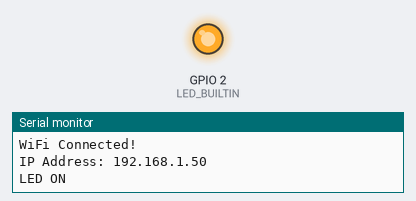
The sketch below on a simulated ESP32. On the bench: output pins drawn as LEDs (lit = HIGH), the last lines printed to the serial monitor. WiFi joins after 1.5 s; servers stay silent unless stated; uploads are accepted with an empty reply.

Above: at 3.0 s.
At 26.4 s:
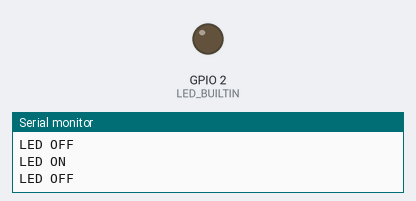
Timing chart, 0 to 30.6 s (numbered marks = the images above):
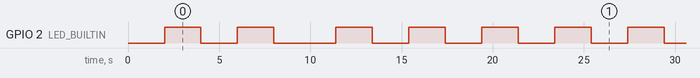

Measured:
- by itself, GPIO 2 (LED_BUILTIN): goes HIGH 2.0 s, LOW 2.0 s, HIGH 2.0 s, LOW 3.4 s, 29 × (HIGH 2.0 s, LOW 2.0 s), HIGH 2.0 s, then LOW
- by itself, everything shown: repeats every 44.0 s, in 22 steps

The sketch:

led.ino
```cpp
#include <WiFi.h>
#include <HTTPClient.h>
#include <ArduinoJson.h>

#define LED_BUILTIN 2 // Define manually for ESP32

// WiFi Configuration
const char *ssid = "temp_network";
const char *password = "12345678";

// Backend Configuration
const char *serverBase = "http://192.168.137.1:3001/api/devices";
const char *deviceKey = "device_eaffce0945934a84a3a506d17e23656b"; // Use device_key

unsigned long previousMillis = 0;
const long interval = 10000; // Send data every 10 seconds (reduced frequency)

unsigned long ledPreviousMillis = 0;
const long ledInterval = 2000; // Toggle LED every 2 seconds
bool ledState = false;

void setup()
{
    pinMode(LED_BUILTIN, OUTPUT);
    Serial.begin(115200);

    WiFi.begin(ssid, password);
    Serial.println("Connecting to WiFi...");
    while (WiFi.status() != WL_CONNECTED)
    {
        delay(1000);
        Serial.print(".");
    }
    Serial.println("\nWiFi Connected!");
    Serial.print("IP Address: ");
    Serial.println(WiFi.localIP());
}

void loop()
{
    unsigned long currentMillis = millis();

    // Toggle LED every 2 seconds
    if (currentMillis - ledPreviousMillis >= ledInterval)
    {
        ledPreviousMillis = currentMillis;
        ledState = !ledState;
        digitalWrite(LED_BUILTIN, ledState ? HIGH : LOW);
        Serial.printf("LED %s\n", ledState ? "ON" : "OFF");
    }

    if (currentMillis - previousMillis >= interval)
    {
        previousMillis = currentMillis;

        // Send heartbeat and LED data with a small delay between them
        sendHeartbeat();
        delay(1000); // 1 second delay between requests
        sendLedData();
    }
}

void sendHeartbeat()
{
    if (WiFi.status() == WL_CONNECTED)
    {
        HTTPClient http;
        String url = String(serverBase) + "/" + deviceKey + "/heartbeat";
        http.begin(url);
        http.addHeader("Content-Type", "application/json");

        http.POST("{}");
        http.end();
    }
}

void sendLedData()
{
    if (WiFi.status() == WL_CONNECTED)
    {
        HTTPClient http;
        String url = String(serverBase) + "/" + deviceKey + "/led-control";
        http.begin(url);
        http.addHeader("Content-Type", "application/json");

        bool ledState = digitalRead(LED_BUILTIN);

        JsonDocument doc;
        doc["led_state"] = ledState;
        doc["brightness"] = 100;

        String requestBody;
        serializeJson(doc, requestBody);

        int httpResponseCode = http.POST(requestBody);
        if (httpResponseCode > 0)
        {
            String response = http.getString();
            Serial.printf("LED state sent: %s, Response: %d - %s\n", ledState ? "ON" : "OFF", httpResponseCode, response.c_str());
        }
        else
        {
            Serial.printf("Error sending LED state: %d\n", httpResponseCode);
        }
        http.end();
    }
}
```
